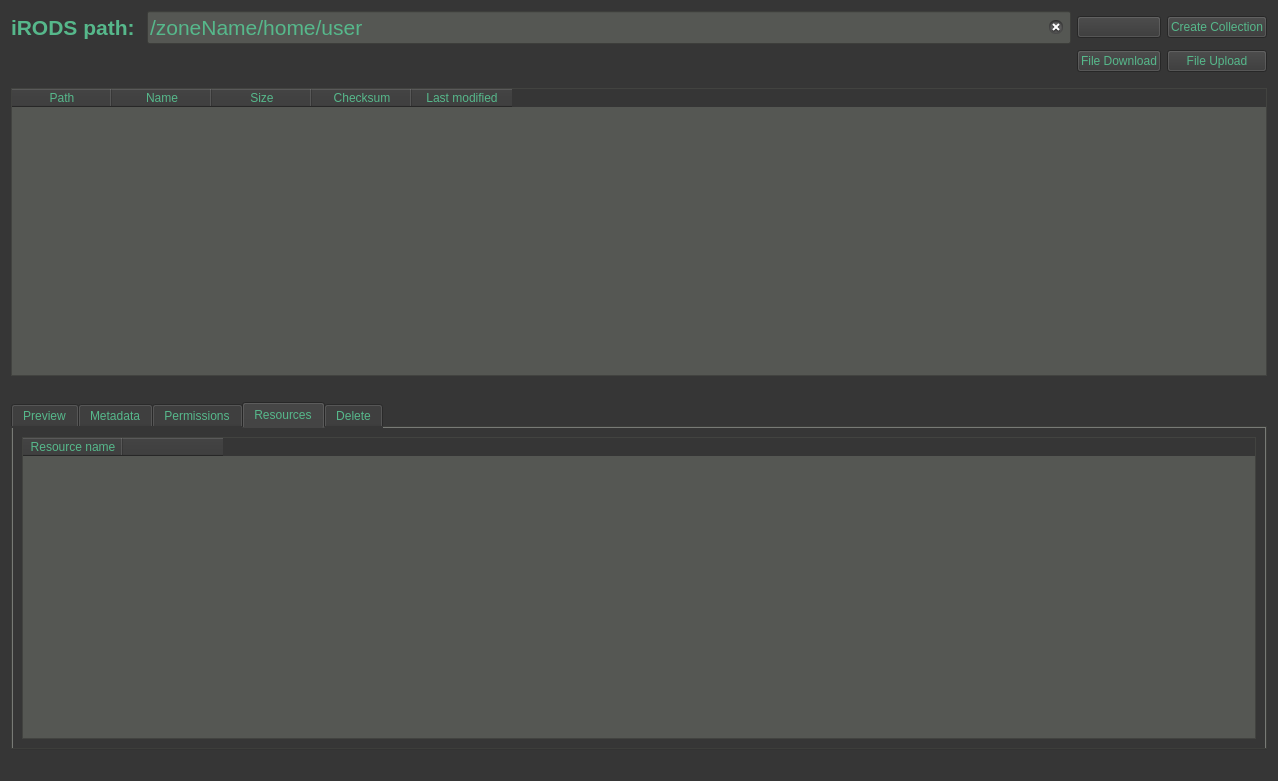
<?xml version="1.0" encoding="UTF-8"?>
<ui version="4.0">
 <class>Form</class>
 <widget class="QWidget" name="Form">
  <property name="geometry">
   <rect>
    <x>0</x>
    <y>0</y>
    <width>1278</width>
    <height>781</height>
   </rect>
  </property>
  <property name="windowTitle">
   <string>Form</string>
  </property>
  <property name="styleSheet">
   <string notr="true">QWidget
{
	color: rgb(86, 184, 139);
	background-color: rgb(54, 54, 54);
	selection-background-color: rgb(58, 152, 112);
}

QTabWidget
{
background-color: rgb(85, 87, 83);
}

QTableWidget
{
background-color: rgb(85, 87, 83);
selection-background-color: rgb(58, 152, 112);
}

QLabel#errorLabel
{
color: rgb(217, 174, 23);
}

QLineEdit#inputPath
{
background-color: rgb(85, 87, 83);
}

QPushButton#dataDeleteButton
{
background-color: rgb(164, 0, 0);
color: rgb(46, 52, 54);
}</string>
  </property>
  <layout class="QVBoxLayout" name="verticalLayout">
   <item>
    <layout class="QGridLayout" name="gridLayout">
     <item row="0" column="1">
      <widget class="QLineEdit" name="inputPath">
       <property name="font">
        <font>
         <pointsize>16</pointsize>
        </font>
       </property>
       <property name="styleSheet">
        <string notr="true"/>
       </property>
       <property name="text">
        <string>/zoneName/home/user</string>
       </property>
       <property name="echoMode">
        <enum>QLineEdit::Normal</enum>
       </property>
       <property name="placeholderText">
        <string/>
       </property>
       <property name="clearButtonEnabled">
        <bool>true</bool>
       </property>
      </widget>
     </item>
     <item row="0" column="5">
      <widget class="QPushButton" name="createCollButton">
       <property name="text">
        <string>Create Collection</string>
       </property>
      </widget>
     </item>
     <item row="0" column="0">
      <widget class="QLabel" name="label_2">
       <property name="font">
        <font>
         <pointsize>16</pointsize>
         <weight>75</weight>
         <bold>true</bold>
        </font>
       </property>
       <property name="text">
        <string>iRODS path: </string>
       </property>
      </widget>
     </item>
     <item row="0" column="2">
      <widget class="QPushButton" name="homeButton">
       <property name="text">
        <string/>
       </property>
       <property name="icon">
        <iconset>
         <normaloff>../icons/home.png</normaloff>../icons/home.png</iconset>
       </property>
      </widget>
     </item>
     <item row="1" column="5">
      <widget class="QPushButton" name="UploadButton">
       <property name="text">
        <string>File Upload</string>
       </property>
      </widget>
     </item>
     <item row="1" column="2">
      <widget class="QPushButton" name="DownloadButton">
       <property name="text">
        <string>File Download</string>
       </property>
      </widget>
     </item>
    </layout>
   </item>
   <item>
    <spacer name="verticalSpacer_13">
     <property name="orientation">
      <enum>Qt::Vertical</enum>
     </property>
     <property name="sizeType">
      <enum>QSizePolicy::Minimum</enum>
     </property>
     <property name="sizeHint" stdset="0">
      <size>
       <width>20</width>
       <height>10</height>
      </size>
     </property>
    </spacer>
   </item>
   <item>
    <widget class="QTableWidget" name="collTable">
     <property name="minimumSize">
      <size>
       <width>0</width>
       <height>250</height>
      </size>
     </property>
     <property name="styleSheet">
      <string notr="true"/>
     </property>
     <property name="sizeAdjustPolicy">
      <enum>QAbstractScrollArea::AdjustToContents</enum>
     </property>
     <property name="editTriggers">
      <set>QAbstractItemView::NoEditTriggers</set>
     </property>
     <property name="alternatingRowColors">
      <bool>false</bool>
     </property>
     <property name="selectionMode">
      <enum>QAbstractItemView::SingleSelection</enum>
     </property>
     <property name="selectionBehavior">
      <enum>QAbstractItemView::SelectRows</enum>
     </property>
     <column>
      <property name="text">
       <string notr="true">Path</string>
      </property>
      <property name="toolTip">
       <string notr="true"/>
      </property>
      <property name="whatsThis">
       <string notr="true"/>
      </property>
     </column>
     <column>
      <property name="text">
       <string>Name</string>
      </property>
     </column>
     <column>
      <property name="text">
       <string>Size</string>
      </property>
     </column>
     <column>
      <property name="text">
       <string>Checksum</string>
      </property>
     </column>
     <column>
      <property name="text">
       <string>Last modified</string>
      </property>
     </column>
    </widget>
   </item>
   <item>
    <spacer name="verticalSpacer_12">
     <property name="orientation">
      <enum>Qt::Vertical</enum>
     </property>
     <property name="sizeType">
      <enum>QSizePolicy::Minimum</enum>
     </property>
     <property name="sizeHint" stdset="0">
      <size>
       <width>20</width>
       <height>20</height>
      </size>
     </property>
    </spacer>
   </item>
   <item>
    <widget class="QTabWidget" name="viewTabs">
     <property name="styleSheet">
      <string notr="true"/>
     </property>
     <property name="currentIndex">
      <number>3</number>
     </property>
     <widget class="QWidget" name="preview">
      <property name="font">
       <font>
        <weight>50</weight>
        <bold>false</bold>
       </font>
      </property>
      <property name="autoFillBackground">
       <bool>false</bool>
      </property>
      <attribute name="title">
       <string>Preview</string>
      </attribute>
      <layout class="QVBoxLayout" name="verticalLayout_2">
       <item>
        <widget class="QTextBrowser" name="previewBrowser"/>
       </item>
      </layout>
     </widget>
     <widget class="QWidget" name="metadata">
      <attribute name="title">
       <string>Metadata</string>
      </attribute>
      <layout class="QHBoxLayout" name="horizontalLayout">
       <item>
        <widget class="QTableWidget" name="metadataTable">
         <property name="minimumSize">
          <size>
           <width>600</width>
           <height>300</height>
          </size>
         </property>
         <property name="styleSheet">
          <string notr="true"/>
         </property>
         <property name="sizeAdjustPolicy">
          <enum>QAbstractScrollArea::AdjustToContents</enum>
         </property>
         <property name="editTriggers">
          <set>QAbstractItemView::NoEditTriggers</set>
         </property>
         <property name="selectionMode">
          <enum>QAbstractItemView::SingleSelection</enum>
         </property>
         <property name="selectionBehavior">
          <enum>QAbstractItemView::SelectRows</enum>
         </property>
         <column>
          <property name="text">
           <string>Key</string>
          </property>
         </column>
         <column>
          <property name="text">
           <string>Value</string>
          </property>
         </column>
         <column>
          <property name="text">
           <string>Units</string>
          </property>
         </column>
        </widget>
       </item>
       <item>
        <layout class="QGridLayout" name="gridLayout_2">
         <item row="9" column="0">
          <spacer name="verticalSpacer">
           <property name="orientation">
            <enum>Qt::Vertical</enum>
           </property>
           <property name="sizeHint" stdset="0">
            <size>
             <width>20</width>
             <height>40</height>
            </size>
           </property>
          </spacer>
         </item>
         <item row="6" column="2">
          <widget class="QLineEdit" name="metaUnitsField"/>
         </item>
         <item row="4" column="1">
          <widget class="QLabel" name="label_6">
           <property name="text">
            <string>Value</string>
           </property>
          </widget>
         </item>
         <item row="7" column="1">
          <widget class="QPushButton" name="metaUpdateButton">
           <property name="font">
            <font>
             <weight>75</weight>
             <bold>true</bold>
            </font>
           </property>
           <property name="text">
            <string>Update</string>
           </property>
          </widget>
         </item>
         <item row="6" column="0">
          <widget class="QLineEdit" name="metaKeyField"/>
         </item>
         <item row="7" column="0">
          <widget class="QPushButton" name="metaAddButton">
           <property name="font">
            <font>
             <weight>75</weight>
             <bold>true</bold>
            </font>
           </property>
           <property name="text">
            <string>Add</string>
           </property>
          </widget>
         </item>
         <item row="0" column="0">
          <widget class="QLabel" name="label_3">
           <property name="font">
            <font>
             <pointsize>20</pointsize>
             <weight>75</weight>
             <bold>true</bold>
            </font>
           </property>
           <property name="text">
            <string>Edit</string>
           </property>
          </widget>
         </item>
         <item row="4" column="2">
          <widget class="QLabel" name="label_5">
           <property name="text">
            <string>Units</string>
           </property>
          </widget>
         </item>
         <item row="4" column="0">
          <widget class="QLabel" name="label_4">
           <property name="text">
            <string>Key</string>
           </property>
          </widget>
         </item>
         <item row="7" column="2">
          <widget class="QPushButton" name="metaDeleteButton">
           <property name="font">
            <font>
             <weight>75</weight>
             <bold>true</bold>
            </font>
           </property>
           <property name="text">
            <string>Delete</string>
           </property>
          </widget>
         </item>
         <item row="6" column="1">
          <widget class="QLineEdit" name="metaValueField"/>
         </item>
        </layout>
       </item>
      </layout>
     </widget>
     <widget class="QWidget" name="accession">
      <attribute name="title">
       <string>Permissions</string>
      </attribute>
      <layout class="QHBoxLayout" name="horizontalLayout_2">
       <item>
        <widget class="QTableWidget" name="aclTable">
         <property name="minimumSize">
          <size>
           <width>600</width>
           <height>0</height>
          </size>
         </property>
         <property name="styleSheet">
          <string notr="true"/>
         </property>
         <property name="sizeAdjustPolicy">
          <enum>QAbstractScrollArea::AdjustToContents</enum>
         </property>
         <property name="editTriggers">
          <set>QAbstractItemView::NoEditTriggers</set>
         </property>
         <property name="selectionMode">
          <enum>QAbstractItemView::SingleSelection</enum>
         </property>
         <property name="selectionBehavior">
          <enum>QAbstractItemView::SelectRows</enum>
         </property>
         <column>
          <property name="text">
           <string>User name</string>
          </property>
         </column>
         <column>
          <property name="text">
           <string>Zone</string>
          </property>
         </column>
         <column>
          <property name="text">
           <string>Permission type</string>
          </property>
         </column>
        </widget>
       </item>
       <item>
        <layout class="QGridLayout" name="gridLayout_4">
         <item row="4" column="2">
          <widget class="QLabel" name="label_10">
           <property name="text">
            <string>Permission type</string>
           </property>
          </widget>
         </item>
         <item row="7" column="3">
          <widget class="QPushButton" name="aclAddButton">
           <property name="font">
            <font>
             <weight>75</weight>
             <bold>true</bold>
            </font>
           </property>
           <property name="text">
            <string>Add</string>
           </property>
          </widget>
         </item>
         <item row="0" column="0">
          <widget class="QLabel" name="label_11">
           <property name="font">
            <font>
             <pointsize>20</pointsize>
             <weight>75</weight>
             <bold>true</bold>
            </font>
           </property>
           <property name="text">
            <string>Edit</string>
           </property>
          </widget>
         </item>
         <item row="4" column="3">
          <widget class="QLabel" name="label_7">
           <property name="text">
            <string>Recursive</string>
           </property>
          </widget>
         </item>
         <item row="6" column="2">
          <widget class="QComboBox" name="aclBox">
           <item>
            <property name="text">
             <string>----</string>
            </property>
           </item>
           <item>
            <property name="text">
             <string>null</string>
            </property>
           </item>
           <item>
            <property name="text">
             <string>read</string>
            </property>
           </item>
           <item>
            <property name="text">
             <string>write</string>
            </property>
           </item>
           <item>
            <property name="text">
             <string>own</string>
            </property>
           </item>
          </widget>
         </item>
         <item row="6" column="0">
          <widget class="QLineEdit" name="aclUserField"/>
         </item>
         <item row="4" column="0">
          <widget class="QLabel" name="label_13">
           <property name="text">
            <string>User name</string>
           </property>
          </widget>
         </item>
         <item row="6" column="3">
          <widget class="QComboBox" name="recurseBox">
           <item>
            <property name="text">
             <string>False</string>
            </property>
           </item>
           <item>
            <property name="text">
             <string>True</string>
            </property>
           </item>
          </widget>
         </item>
         <item row="8" column="0">
          <spacer name="verticalSpacer_2">
           <property name="orientation">
            <enum>Qt::Vertical</enum>
           </property>
           <property name="sizeHint" stdset="0">
            <size>
             <width>20</width>
             <height>40</height>
            </size>
           </property>
          </spacer>
         </item>
         <item row="6" column="1">
          <widget class="QLineEdit" name="aclZoneField"/>
         </item>
         <item row="4" column="1">
          <widget class="QLabel" name="label_8">
           <property name="text">
            <string>UserZone</string>
           </property>
          </widget>
         </item>
        </layout>
       </item>
      </layout>
     </widget>
     <widget class="QWidget" name="resources">
      <attribute name="title">
       <string>Resources</string>
      </attribute>
      <layout class="QHBoxLayout" name="horizontalLayout_3">
       <item>
        <widget class="QTableWidget" name="resourceTable">
         <property name="styleSheet">
          <string notr="true"/>
         </property>
         <property name="sizeAdjustPolicy">
          <enum>QAbstractScrollArea::AdjustToContents</enum>
         </property>
         <property name="editTriggers">
          <set>QAbstractItemView::NoEditTriggers</set>
         </property>
         <property name="selectionMode">
          <enum>QAbstractItemView::SingleSelection</enum>
         </property>
         <property name="selectionBehavior">
          <enum>QAbstractItemView::SelectRows</enum>
         </property>
         <column>
          <property name="text">
           <string>Resource name</string>
          </property>
         </column>
         <column>
          <property name="text">
           <string/>
          </property>
         </column>
        </widget>
       </item>
      </layout>
     </widget>
     <widget class="QWidget" name="delete_2">
      <attribute name="title">
       <string>Delete</string>
      </attribute>
      <layout class="QHBoxLayout" name="horizontalLayout_6">
       <item>
        <widget class="QTextBrowser" name="deleteSelectionBrowser"/>
       </item>
       <item>
        <layout class="QVBoxLayout" name="verticalLayout_5">
         <item>
          <widget class="QPushButton" name="loadDeleteSelectionButton">
           <property name="text">
            <string>Load</string>
           </property>
          </widget>
         </item>
         <item>
          <spacer name="verticalSpacer_15">
           <property name="orientation">
            <enum>Qt::Vertical</enum>
           </property>
           <property name="sizeType">
            <enum>QSizePolicy::Minimum</enum>
           </property>
           <property name="sizeHint" stdset="0">
            <size>
             <width>20</width>
             <height>30</height>
            </size>
           </property>
          </spacer>
         </item>
         <item>
          <widget class="QPushButton" name="dataDeleteButton">
           <property name="font">
            <font>
             <pointsize>13</pointsize>
             <weight>75</weight>
             <bold>true</bold>
            </font>
           </property>
           <property name="styleSheet">
            <string notr="true"/>
           </property>
           <property name="text">
            <string>Delete</string>
           </property>
          </widget>
         </item>
        </layout>
       </item>
      </layout>
     </widget>
    </widget>
   </item>
   <item>
    <widget class="QLabel" name="errorLabel">
     <property name="styleSheet">
      <string notr="true"/>
     </property>
     <property name="text">
      <string/>
     </property>
    </widget>
   </item>
  </layout>
 </widget>
 <resources/>
 <connections/>
</ui>
